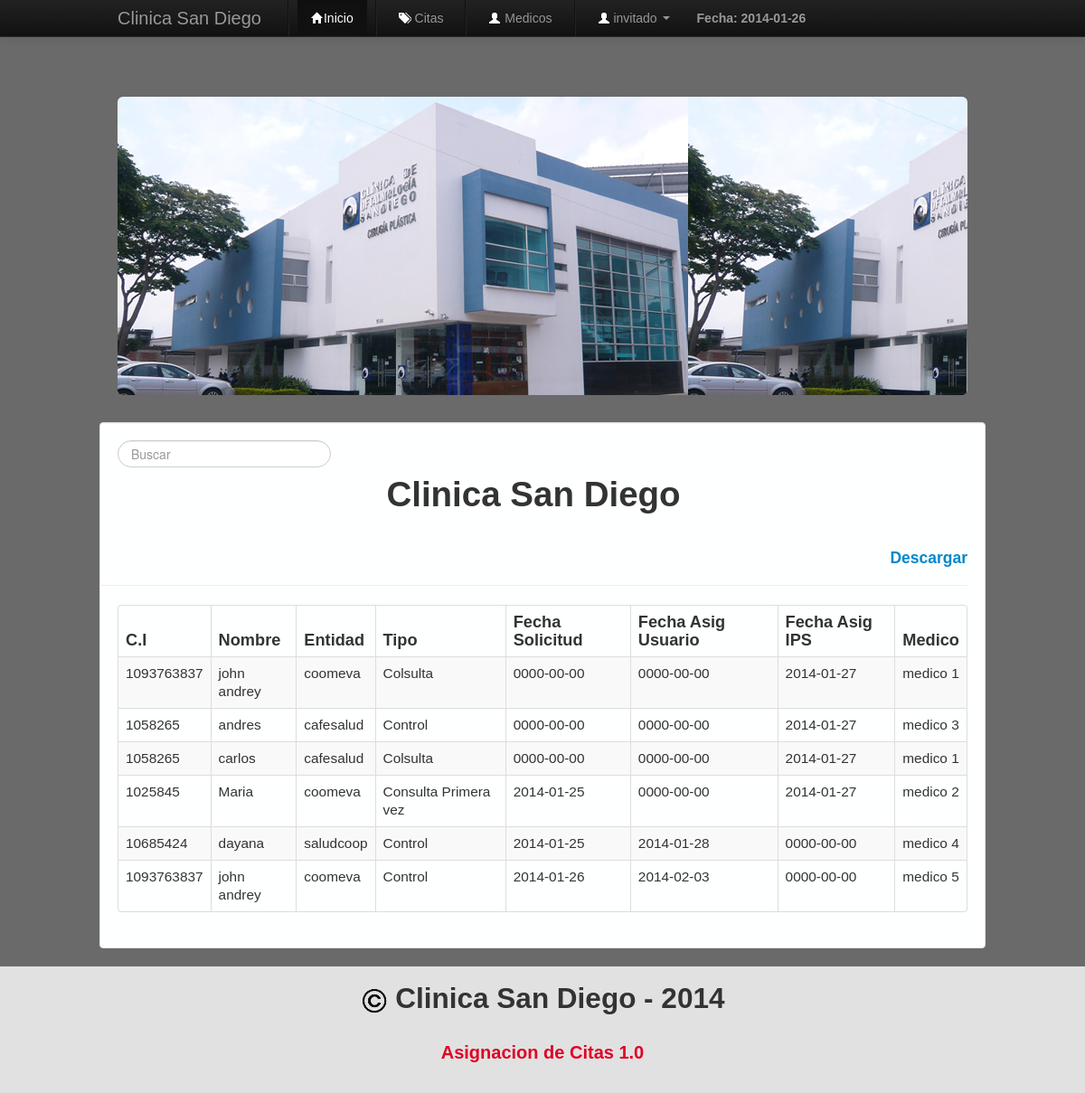
/menu.php (signed in), run on the app's committed database.
### tables this page shows
CREATE TABLE IF NOT EXISTS `citas` (
  `id` int(11) NOT NULL AUTO_INCREMENT,
  `cedula` varchar(15) NOT NULL,
  `nombre` varchar(90) NOT NULL,
  `entidad` varchar(120) NOT NULL,
  `tipo` varchar(120) NOT NULL,
  `fechaSolicitud` date NOT NULL,
  `fechaAsignacionPaciente` date NOT NULL,
  `fechaAsignacionSistema` date NOT NULL,
  `observaciones` text NOT NULL,
  `doctor` int(11) NOT NULL,
  PRIMARY KEY (`id`),
  KEY `doctor` (`doctor`),
  KEY `doctor_idx` (`doctor`)
);

CREATE TABLE IF NOT EXISTS `medicos` (
  `idMedico` int(11) NOT NULL AUTO_INCREMENT,
  `nombreMedico` varchar(90) NOT NULL,
  PRIMARY KEY (`idMedico`)
);

### includes/funciones.php (the view, shortened to what this page needs)
<?php
  class funciones{
    public function verCitasInicio(){
        $cant_reg = 10;
        if(isset($_GET["pagina"])){
            $num_pag = $_GET["pagina"];
        }else{
            $num_pag = 1;
        }
        if(!$num_pag){
            $inicio = 0;
            $num_pag = 1;
        }else{
            $inicio = ($num_pag-1)*$cant_reg;
        }
        $resultado = mysql_query("SELECT * FROM citas,medicos WHERE citas.doctor=medicos.idMedico ORDER BY citas.id ASC LIMIT $inicio,$cant_reg");
        while($fila = mysql_fetch_array($resultado)){
            echo '<tr>
                    <td>'.$fila['cedula'].'</td>
                    <td>'.$fila['nombre'].'</td>
                    <td>'.$fila['entidad'].'</td>
                    <td>'.$fila['tipo'].'</td>
                    <td>'.$fila['fechaSolicitud'].'</td>
                    <td>'.$fila['fechaAsignacionPaciente'].'</td>
                    <td>'.$fila['fechaAsignacionSistema'].'</td>
                    <td>'.$fila['nombreMedico'].'</td>
                </tr>';
        }
    }
  }
?>

### menu.php (shortened to what this page needs)
<!DOCTYPE HTML>
<html lang="es">
<head>
	<link rel="stylesheet" type="text/css" href="css/bootstrap.css">
	<link rel="stylesheet" type="text/css" href="css/smoothness/jquery-ui.css">
	<link rel="stylesheet" type="text/css" href="css/estilos.css">
	<link rel="stylesheet" type="text/css" href="css/estilosMenu.css">
	<?php
	      if(isset($_SESSION['id_user'])){
	            $user = $_SESSION['nombre'];
	      }else{
	      	header('Location: index.php');
	      }
	?>
</head>
<body>
	<header>
		<div class="navbar navbar-fixed-top navbar-inverse">
			<div class="navbar-inner">
				<div class="container" >
					<a href="menu.php" class="brand">Clinica San Diego</a>
					<div class="nav-collapse collapse">
						<ul class="nav" >
							<li class="divider-vertical"></li>
							<li class="active"><a href="menu.php"><i class="icon-home icon-white"></i>Inicio</a></li>
							<li class="divider-vertical"></li>
							<li><a href="includes/citas.php"><i class="icon-tags icon-white"></i> Citas</a></li>
							<li class="divider-vertical"></li>
							<li><a href="includes/medicos.php"><i class="icon-user icon-white"></i> Medicos</a></li>
							<li class="divider-vertical"></li>
							<li class="dropdown">
								<a href="#" class="dropdown-toggle" data-toggle="dropdown">
									<i class="icon-user icon-white"></i> <?php echo $user; ?>
								    <span class="caret"></span>
								</a>
							</li>
							<?php
						        $fecha = date("Y-m-d");
						        echo '<li><a href="#" style="font-weight: bold;">Fecha: '.$fecha.'</a></li>';
					        ?>
						</ul>
					</div>
				</div>
			</div>
		</div>
	</header>
	<section>
		<div class="container">
			<div class="hero-unit">
				<br><br><br><br><br><br><br>
			</div>
		</div>
	</section>
   <div class="span2"> <div id="bloque"><aside class="well" id="bloque-contenedor" style="text-align: center; "><a href="#" id="IrInicio">Volver Arriba</a></aside></div></div>
	<article class="container well" id="fondo">
		<input type="text" name="buscar" id="buscar" class="search-query" placeholder="Buscar" autofocus>
		<div class="row">
			<h1>Clinica San Diego</h1><br>
			<h4 align="right" id="descargar"><a href="includes/pdf.php" title="Reporte de Citas">Descargar</a></h4>
			<hr>
			<div class="span12">
				<table id="clientes" class="table table-hover table-striped table-bordered">
					<thead>
						<tr>
							<th>C.I</th>
							<th>Nombre</th>
							<th>Entidad</th>
							<th>Tipo</th>
							<th>Fecha Solicitud</th>
							<th>Fecha Asig Usuario</th>
							<th>Fecha Asig IPS</th>
							<th>Medico</th>
						</tr>
					</thead>
					<tbody id="verCitasInicio">
						<?php
						   require_once('includes/funciones.php');
						   $objeto = new funciones();
						   $objeto->verCitasInicio();
						?>
					</tbody>
				</table>
		    	 	 <?php
		    	 	  require_once('includes/funciones.php');
			    	 ?>
			</div>
		</div>
	</article>
	<footer>
		<h2 id="pie"><img src="img/copyright.png">  Clinica San Diego - 2014</h2>
		<div> <br>
			<p id="pie">Asignacion de Citas 1.0</p>
		</div>
	</footer>
</body>
</html>

### css/estilos.css (style rules this page uses)
* { margin: 0; padding: 0; font-family: Arial; }
body { background: rgba(7,7,7,0.6); padding-top: 60px; padding-bottom: 40px; }
footer { padding-top: 5px; padding-bottom: 25px; background: rgba(255,255,255,0.8); bottom:0!important; margin-bottom: -50px; }
#pie { text-align: center; font-weight: bold; }

### css/estilosMenu.css (style rules this page uses)
h1 { text-align: center; }
th { font-size: 1.3em; }
td { font-size: 1.1em; }
p { color: #df0024; font-size: 20px; }
#fondo { background: #feffff; }

### menu.php (style rules this page uses)
#descargar { margin-left: 10%; }
.hero-unit { margin-top: 5%; text-align: center; background-image: url('img/foto1.jpg'); }

### data on the page
citas: cedula "1093763837", nombre "john andrey", entidad "coomeva", tipo "Colsulta", fechaSolicitud "0000-00-00", fechaAsignacionPaciente "0000-00-00", fechaAsignacionSistema "2014-01-27", doctor.nombreMedico "medico 1"
citas: cedula "1058265", nombre "andres", entidad "cafesalud", tipo "Control", fechaSolicitud "0000-00-00", fechaAsignacionPaciente "0000-00-00", fechaAsignacionSistema "2014-01-27", doctor.nombreMedico "medico 3"
citas: cedula "1058265", nombre "carlos", entidad "cafesalud", tipo "Colsulta", fechaSolicitud "0000-00-00", fechaAsignacionPaciente "0000-00-00", fechaAsignacionSistema "2014-01-27", doctor.nombreMedico "medico 1"
citas: cedula "1025845", nombre "Maria", entidad "coomeva", tipo "Consulta Primera vez", fechaSolicitud "2014-01-25", fechaAsignacionPaciente "0000-00-00", fechaAsignacionSistema "2014-01-27", doctor.nombreMedico "medico 2"
citas: cedula "10685424", nombre "dayana", entidad "saludcoop", tipo "Control", fechaSolicitud "2014-01-25", fechaAsignacionPaciente "2014-01-28", fechaAsignacionSistema "0000-00-00", doctor.nombreMedico "medico 4"
citas: cedula "1093763837", nombre "john andrey", entidad "coomeva", tipo "Control", fechaSolicitud "2014-01-26", fechaAsignacionPaciente "2014-02-03", fechaAsignacionSistema "0000-00-00", doctor.nombreMedico "medico 5"

### other printed values
$user "invitado"
